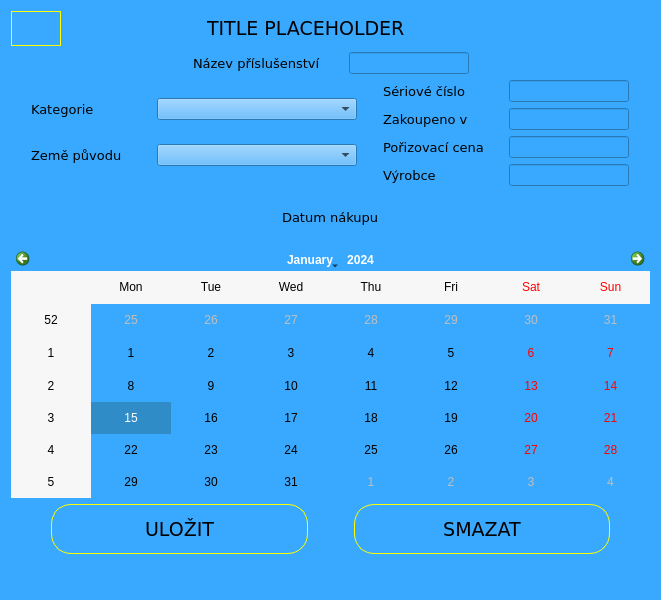
<?xml version="1.0" encoding="UTF-8"?>
<ui version="4.0">
 <class>dlg_attachment</class>
 <widget class="QDialog" name="dlg_attachment">
  <property name="geometry">
   <rect>
    <x>0</x>
    <y>0</y>
    <width>661</width>
    <height>600</height>
   </rect>
  </property>
  <property name="windowTitle">
   <string>Dialog</string>
  </property>
  <property name="styleSheet">
   <string notr="true">background-color: rgb(57, 169, 255);





</string>
  </property>
  <layout class="QVBoxLayout" name="verticalLayout_4">
   <item>
    <layout class="QHBoxLayout" name="horizontalLayout">
     <item>
      <widget class="QPushButton" name="PB_Attachment_Back">
       <property name="sizePolicy">
        <sizepolicy hsizetype="Preferred" vsizetype="Preferred">
         <horstretch>0</horstretch>
         <verstretch>0</verstretch>
        </sizepolicy>
       </property>
       <property name="minimumSize">
        <size>
         <width>50</width>
         <height>0</height>
        </size>
       </property>
       <property name="maximumSize">
        <size>
         <width>50</width>
         <height>16777215</height>
        </size>
       </property>
       <property name="font">
        <font>
         <family>Verdana</family>
         <pointsize>21</pointsize>
        </font>
       </property>
       <property name="styleSheet">
        <string notr="true">QPushButton{border-radius: 20px;
image: url(:/icons/resourcefolder/icons8-close-50.png);
border: 1px solid yellow;
}
QPushButton:hover{  background: qlineargradient(spread:reflect, x1:0.1, y1:0.5, x2:1, y2:0, stop:0 rgba(160, 220, 255,255), stop:1 rgba(160, 220, 255, 255));
}</string>
       </property>
       <property name="text">
        <string/>
       </property>
      </widget>
     </item>
     <item>
      <spacer name="horizontalSpacer">
       <property name="orientation">
        <enum>Qt::Horizontal</enum>
       </property>
       <property name="sizeType">
        <enum>QSizePolicy::Preferred</enum>
       </property>
       <property name="sizeHint" stdset="0">
        <size>
         <width>140</width>
         <height>20</height>
        </size>
       </property>
      </spacer>
     </item>
     <item>
      <widget class="QLabel" name="label_title">
       <property name="sizePolicy">
        <sizepolicy hsizetype="Expanding" vsizetype="Preferred">
         <horstretch>0</horstretch>
         <verstretch>0</verstretch>
        </sizepolicy>
       </property>
       <property name="font">
        <font>
         <family>Verdana</family>
         <pointsize>14</pointsize>
        </font>
       </property>
       <property name="text">
        <string>TITLE PLACEHOLDER</string>
       </property>
      </widget>
     </item>
     <item>
      <spacer name="horizontalSpacer_3">
       <property name="orientation">
        <enum>Qt::Horizontal</enum>
       </property>
       <property name="sizeType">
        <enum>QSizePolicy::Preferred</enum>
       </property>
       <property name="sizeHint" stdset="0">
        <size>
         <width>150</width>
         <height>20</height>
        </size>
       </property>
      </spacer>
     </item>
    </layout>
   </item>
   <item>
    <layout class="QHBoxLayout" name="horizontalLayout_4">
     <item>
      <spacer name="horizontalSpacer_7">
       <property name="orientation">
        <enum>Qt::Horizontal</enum>
       </property>
       <property name="sizeHint" stdset="0">
        <size>
         <width>40</width>
         <height>20</height>
        </size>
       </property>
      </spacer>
     </item>
     <item>
      <widget class="QLabel" name="label_8">
       <property name="minimumSize">
        <size>
         <width>150</width>
         <height>0</height>
        </size>
       </property>
       <property name="maximumSize">
        <size>
         <width>150</width>
         <height>16777215</height>
        </size>
       </property>
       <property name="font">
        <font>
         <family>Verdana</family>
         <pointsize>10</pointsize>
        </font>
       </property>
       <property name="text">
        <string>Název příslušenství</string>
       </property>
      </widget>
     </item>
     <item>
      <widget class="QLineEdit" name="LE_Attachment_Name">
       <property name="sizePolicy">
        <sizepolicy hsizetype="Expanding" vsizetype="Preferred">
         <horstretch>0</horstretch>
         <verstretch>0</verstretch>
        </sizepolicy>
       </property>
       <property name="minimumSize">
        <size>
         <width>120</width>
         <height>0</height>
        </size>
       </property>
       <property name="maximumSize">
        <size>
         <width>120</width>
         <height>16777215</height>
        </size>
       </property>
       <property name="font">
        <font>
         <family>Verdana</family>
         <pointsize>8</pointsize>
        </font>
       </property>
      </widget>
     </item>
     <item>
      <spacer name="horizontalSpacer_8">
       <property name="orientation">
        <enum>Qt::Horizontal</enum>
       </property>
       <property name="sizeHint" stdset="0">
        <size>
         <width>40</width>
         <height>20</height>
        </size>
       </property>
      </spacer>
     </item>
    </layout>
   </item>
   <item>
    <layout class="QHBoxLayout" name="horizontalLayout_7">
     <item>
      <layout class="QVBoxLayout" name="verticalLayout_3">
       <item>
        <layout class="QHBoxLayout" name="horizontalLayout_5">
         <item>
          <widget class="QLabel" name="label_2">
           <property name="minimumSize">
            <size>
             <width>120</width>
             <height>0</height>
            </size>
           </property>
           <property name="maximumSize">
            <size>
             <width>120</width>
             <height>16777215</height>
            </size>
           </property>
           <property name="font">
            <font>
             <family>Verdana</family>
             <pointsize>10</pointsize>
            </font>
           </property>
           <property name="text">
            <string>Kategorie</string>
           </property>
          </widget>
         </item>
         <item>
          <widget class="QComboBox" name="CB_Attachment_Type">
           <property name="minimumSize">
            <size>
             <width>200</width>
             <height>0</height>
            </size>
           </property>
           <property name="maximumSize">
            <size>
             <width>200</width>
             <height>16777215</height>
            </size>
           </property>
          </widget>
         </item>
        </layout>
       </item>
       <item>
        <layout class="QHBoxLayout" name="horizontalLayout_6">
         <item>
          <widget class="QLabel" name="label_3">
           <property name="minimumSize">
            <size>
             <width>120</width>
             <height>0</height>
            </size>
           </property>
           <property name="maximumSize">
            <size>
             <width>120</width>
             <height>16777215</height>
            </size>
           </property>
           <property name="font">
            <font>
             <family>Verdana</family>
             <pointsize>10</pointsize>
            </font>
           </property>
           <property name="text">
            <string>Země původu</string>
           </property>
          </widget>
         </item>
         <item>
          <widget class="QComboBox" name="CB_Attachment_Origin">
           <property name="minimumSize">
            <size>
             <width>200</width>
             <height>0</height>
            </size>
           </property>
           <property name="maximumSize">
            <size>
             <width>200</width>
             <height>16777215</height>
            </size>
           </property>
          </widget>
         </item>
        </layout>
       </item>
      </layout>
     </item>
     <item>
      <layout class="QVBoxLayout" name="verticalLayout_2">
       <item>
        <layout class="QHBoxLayout" name="horizontalLayout_9">
         <item>
          <widget class="QLabel" name="label_5">
           <property name="minimumSize">
            <size>
             <width>120</width>
             <height>0</height>
            </size>
           </property>
           <property name="maximumSize">
            <size>
             <width>120</width>
             <height>16777215</height>
            </size>
           </property>
           <property name="font">
            <font>
             <family>Verdana</family>
             <pointsize>10</pointsize>
            </font>
           </property>
           <property name="text">
            <string>Sériové číslo</string>
           </property>
          </widget>
         </item>
         <item>
          <widget class="QLineEdit" name="LE_Attachment_SN">
           <property name="sizePolicy">
            <sizepolicy hsizetype="Expanding" vsizetype="Preferred">
             <horstretch>0</horstretch>
             <verstretch>0</verstretch>
            </sizepolicy>
           </property>
           <property name="minimumSize">
            <size>
             <width>120</width>
             <height>0</height>
            </size>
           </property>
           <property name="maximumSize">
            <size>
             <width>120</width>
             <height>16777215</height>
            </size>
           </property>
           <property name="font">
            <font>
             <family>Verdana</family>
             <pointsize>8</pointsize>
            </font>
           </property>
          </widget>
         </item>
        </layout>
       </item>
       <item>
        <layout class="QHBoxLayout" name="horizontalLayout_8">
         <item>
          <widget class="QLabel" name="label_6">
           <property name="minimumSize">
            <size>
             <width>120</width>
             <height>0</height>
            </size>
           </property>
           <property name="maximumSize">
            <size>
             <width>120</width>
             <height>16777215</height>
            </size>
           </property>
           <property name="font">
            <font>
             <family>Verdana</family>
             <pointsize>10</pointsize>
            </font>
           </property>
           <property name="text">
            <string>Zakoupeno v</string>
           </property>
          </widget>
         </item>
         <item>
          <widget class="QLineEdit" name="LE_Attachment_Vendor">
           <property name="sizePolicy">
            <sizepolicy hsizetype="Expanding" vsizetype="Preferred">
             <horstretch>0</horstretch>
             <verstretch>0</verstretch>
            </sizepolicy>
           </property>
           <property name="minimumSize">
            <size>
             <width>120</width>
             <height>0</height>
            </size>
           </property>
           <property name="maximumSize">
            <size>
             <width>120</width>
             <height>16777215</height>
            </size>
           </property>
           <property name="font">
            <font>
             <family>Verdana</family>
             <pointsize>8</pointsize>
            </font>
           </property>
          </widget>
         </item>
        </layout>
       </item>
       <item>
        <layout class="QHBoxLayout" name="horizontalLayout_13">
         <item>
          <widget class="QLabel" name="label_7">
           <property name="minimumSize">
            <size>
             <width>120</width>
             <height>0</height>
            </size>
           </property>
           <property name="maximumSize">
            <size>
             <width>120</width>
             <height>16777215</height>
            </size>
           </property>
           <property name="font">
            <font>
             <family>Verdana</family>
             <pointsize>10</pointsize>
            </font>
           </property>
           <property name="text">
            <string>Pořizovací cena</string>
           </property>
          </widget>
         </item>
         <item>
          <widget class="QLineEdit" name="LE_Attachment_Price">
           <property name="sizePolicy">
            <sizepolicy hsizetype="Expanding" vsizetype="Preferred">
             <horstretch>0</horstretch>
             <verstretch>0</verstretch>
            </sizepolicy>
           </property>
           <property name="minimumSize">
            <size>
             <width>120</width>
             <height>0</height>
            </size>
           </property>
           <property name="maximumSize">
            <size>
             <width>120</width>
             <height>16777215</height>
            </size>
           </property>
           <property name="font">
            <font>
             <family>Verdana</family>
             <pointsize>8</pointsize>
            </font>
           </property>
          </widget>
         </item>
        </layout>
       </item>
       <item>
        <layout class="QHBoxLayout" name="horizontalLayout_14">
         <item>
          <widget class="QLabel" name="label_9">
           <property name="minimumSize">
            <size>
             <width>120</width>
             <height>0</height>
            </size>
           </property>
           <property name="maximumSize">
            <size>
             <width>120</width>
             <height>16777215</height>
            </size>
           </property>
           <property name="font">
            <font>
             <family>Verdana</family>
             <pointsize>10</pointsize>
            </font>
           </property>
           <property name="text">
            <string>Výrobce</string>
           </property>
          </widget>
         </item>
         <item>
          <widget class="QLineEdit" name="LE_Attachment_Manufacturer">
           <property name="sizePolicy">
            <sizepolicy hsizetype="Expanding" vsizetype="Preferred">
             <horstretch>0</horstretch>
             <verstretch>0</verstretch>
            </sizepolicy>
           </property>
           <property name="minimumSize">
            <size>
             <width>120</width>
             <height>0</height>
            </size>
           </property>
           <property name="maximumSize">
            <size>
             <width>120</width>
             <height>16777215</height>
            </size>
           </property>
           <property name="font">
            <font>
             <family>Verdana</family>
             <pointsize>8</pointsize>
            </font>
           </property>
          </widget>
         </item>
        </layout>
       </item>
      </layout>
     </item>
    </layout>
   </item>
   <item>
    <layout class="QVBoxLayout" name="verticalLayout">
     <item>
      <layout class="QHBoxLayout" name="horizontalLayout_2">
       <item>
        <spacer name="horizontalSpacer_4">
         <property name="orientation">
          <enum>Qt::Horizontal</enum>
         </property>
         <property name="sizeHint" stdset="0">
          <size>
           <width>40</width>
           <height>20</height>
          </size>
         </property>
        </spacer>
       </item>
       <item>
        <widget class="QLabel" name="label_4">
         <property name="minimumSize">
          <size>
           <width>0</width>
           <height>50</height>
          </size>
         </property>
         <property name="maximumSize">
          <size>
           <width>10000</width>
           <height>50</height>
          </size>
         </property>
         <property name="font">
          <font>
           <family>Verdana</family>
           <pointsize>10</pointsize>
          </font>
         </property>
         <property name="text">
          <string>Datum nákupu</string>
         </property>
        </widget>
       </item>
       <item>
        <spacer name="horizontalSpacer_5">
         <property name="orientation">
          <enum>Qt::Horizontal</enum>
         </property>
         <property name="sizeHint" stdset="0">
          <size>
           <width>40</width>
           <height>20</height>
          </size>
         </property>
        </spacer>
       </item>
      </layout>
     </item>
     <item>
      <widget class="QCalendarWidget" name="CW_Attachment">
       <property name="minimumSize">
        <size>
         <width>0</width>
         <height>250</height>
        </size>
       </property>
       <property name="maximumSize">
        <size>
         <width>16777215</width>
         <height>250</height>
        </size>
       </property>
      </widget>
     </item>
    </layout>
   </item>
   <item>
    <layout class="QHBoxLayout" name="horizontalLayout_3">
     <item>
      <spacer name="horizontalSpacer_6">
       <property name="orientation">
        <enum>Qt::Horizontal</enum>
       </property>
       <property name="sizeType">
        <enum>QSizePolicy::Preferred</enum>
       </property>
       <property name="sizeHint" stdset="0">
        <size>
         <width>40</width>
         <height>20</height>
        </size>
       </property>
      </spacer>
     </item>
     <item>
      <widget class="QPushButton" name="PB_Yes">
       <property name="sizePolicy">
        <sizepolicy hsizetype="Preferred" vsizetype="Preferred">
         <horstretch>0</horstretch>
         <verstretch>0</verstretch>
        </sizepolicy>
       </property>
       <property name="minimumSize">
        <size>
         <width>0</width>
         <height>50</height>
        </size>
       </property>
       <property name="maximumSize">
        <size>
         <width>16777215</width>
         <height>50</height>
        </size>
       </property>
       <property name="font">
        <font>
         <family>Verdana</family>
         <pointsize>14</pointsize>
        </font>
       </property>
       <property name="styleSheet">
        <string notr="true">QPushButton{border-radius: 20px;
border: 1px solid yellow;
}
QPushButton:hover{  background: qlineargradient(spread:reflect, x1:0.1, y1:0.5, x2:1, y2:0, stop:0 rgba(160, 220, 255,255), stop:1 rgba(160, 220, 255, 255));
}</string>
       </property>
       <property name="text">
        <string>ULOŽIT</string>
       </property>
      </widget>
     </item>
     <item>
      <spacer name="horizontalSpacer_2">
       <property name="orientation">
        <enum>Qt::Horizontal</enum>
       </property>
       <property name="sizeType">
        <enum>QSizePolicy::Preferred</enum>
       </property>
       <property name="sizeHint" stdset="0">
        <size>
         <width>40</width>
         <height>20</height>
        </size>
       </property>
      </spacer>
     </item>
     <item>
      <widget class="QPushButton" name="PB_Delete">
       <property name="sizePolicy">
        <sizepolicy hsizetype="Preferred" vsizetype="Preferred">
         <horstretch>0</horstretch>
         <verstretch>0</verstretch>
        </sizepolicy>
       </property>
       <property name="minimumSize">
        <size>
         <width>0</width>
         <height>50</height>
        </size>
       </property>
       <property name="maximumSize">
        <size>
         <width>16777215</width>
         <height>50</height>
        </size>
       </property>
       <property name="font">
        <font>
         <family>Verdana</family>
         <pointsize>14</pointsize>
        </font>
       </property>
       <property name="styleSheet">
        <string notr="true">QPushButton{border-radius: 20px;
border: 1px solid yellow;
}
QPushButton:hover{  background: qlineargradient(spread:reflect, x1:0.1, y1:0.5, x2:1, y2:0, stop:0 rgba(160, 220, 255,255), stop:1 rgba(160, 220, 255, 255));
}</string>
       </property>
       <property name="text">
        <string>SMAZAT</string>
       </property>
      </widget>
     </item>
     <item>
      <spacer name="horizontalSpacer_9">
       <property name="orientation">
        <enum>Qt::Horizontal</enum>
       </property>
       <property name="sizeType">
        <enum>QSizePolicy::Preferred</enum>
       </property>
       <property name="sizeHint" stdset="0">
        <size>
         <width>40</width>
         <height>20</height>
        </size>
       </property>
      </spacer>
     </item>
    </layout>
   </item>
   <item>
    <widget class="QLabel" name="ACTION">
     <property name="sizePolicy">
      <sizepolicy hsizetype="Minimum" vsizetype="Minimum">
       <horstretch>0</horstretch>
       <verstretch>0</verstretch>
      </sizepolicy>
     </property>
     <property name="font">
      <font>
       <family>Verdana</family>
       <pointsize>1</pointsize>
      </font>
     </property>
     <property name="text">
      <string/>
     </property>
    </widget>
   </item>
   <item>
    <widget class="QLabel" name="ATTACHMENT_ID">
     <property name="sizePolicy">
      <sizepolicy hsizetype="Minimum" vsizetype="Minimum">
       <horstretch>0</horstretch>
       <verstretch>0</verstretch>
      </sizepolicy>
     </property>
     <property name="font">
      <font>
       <family>Verdana</family>
       <pointsize>1</pointsize>
      </font>
     </property>
     <property name="text">
      <string/>
     </property>
    </widget>
   </item>
  </layout>
 </widget>
 <resources/>
 <connections/>
</ui>
